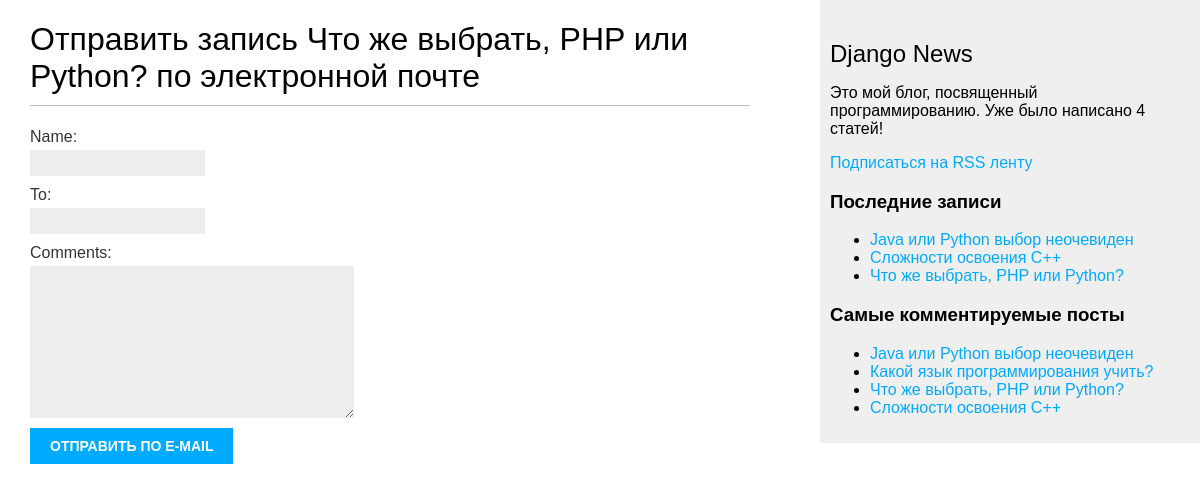
/blog/2/share/, run on an earlier commit of the app's database.
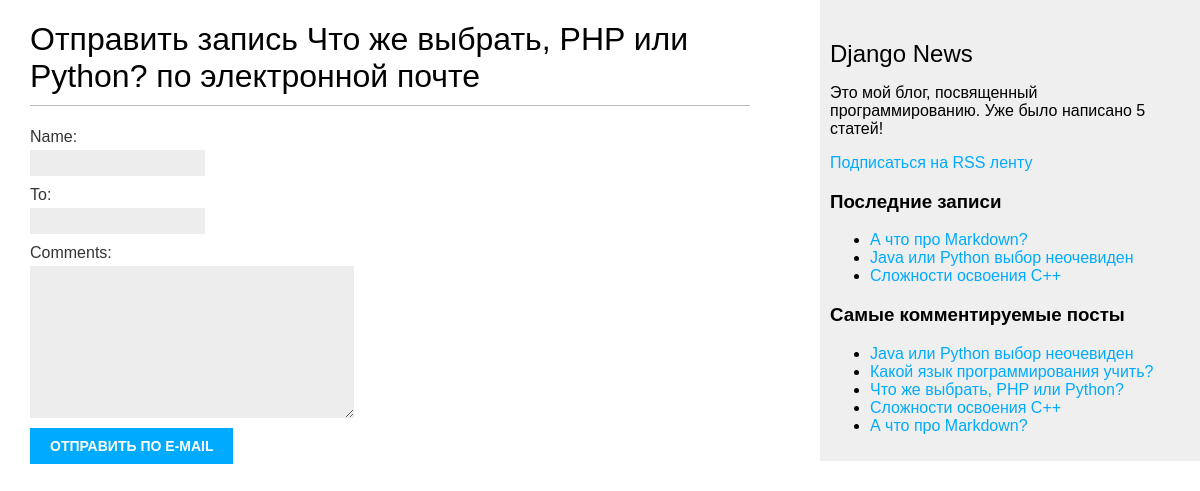
And on a later commit of the database.
### blog/models.py (models this page shows, shortened)
class Post(models.Model):
    class Status(models.TextChoices):
        DRAFT = 'DF', 'Draft'
        PUBLISHED = 'PB', 'Published'
    title = models.CharField(max_length=250)
    slug = models.SlugField(max_length=250,
                            unique_for_date='publish')
    author = models.ForeignKey(User,
                               on_delete=models.CASCADE,
                               related_name='blog_posts')
    body = models.TextField()
    publish = models.DateTimeField(default=timezone.now)
    created = models.DateTimeField(auto_now_add=True)
    updated = models.DateTimeField(auto_now=True)
    status = models.CharField(max_length=2,
                              choices=Status.choices,
                              default=Status.DRAFT)
    tags = TaggableManager()
    objects = models.Manager()
    published = PublishedManager()
    class Meta:
        ordering = ['-publish']
        indexes = [
            models.Index(fields=['-publish'])
        ]
        verbose_name = 'Запись блога'
        verbose_name_plural = 'Записи блога'
    def get_absolute_url(self):
        return reverse('blog:post_detail',
                       args=[self.publish.year,
                             self.publish.month,
                             self.publish.day,
                             self.slug])

### blog/views.py (the view)
def post_share(request, post_id):
    post = get_object_or_404(Post,
                             id=post_id,
                             status=Post.Status.PUBLISHED)
    sent = False
    if request.method == 'POST':
        form = EmailPostForm(request.POST)
        if form.is_valid():
            cd = form.cleaned_data
            post_url = request.build_absolute_uri(
                post.get_absolute_url())
            subject = f"{cd['name']} рекомендует почитать {post.title}"
            message = f"Почитай статью '{post.title}' по адресу {post_url}\n\n " \
                      f"{cd['name']} комментирует: {cd['comments']}"
            send_mail(subject, message, 'romangvaramadze@gmail.com', [cd['to']])
            sent = True
    else:
        form = EmailPostForm()
    return render(request, 'blog/post/share.html',
                  {'post': post,
                   'form': form,
                   'sent': sent})

### blog/forms.py
class EmailPostForm(forms.Form):
    name = forms.CharField(max_length=25)
    to = forms.EmailField()
    comments = forms.CharField(required=False,
                               widget=forms.Textarea)

### blog/models.py (called while the page is built)
    def get_queryset(self):
        return super().get_queryset().filter(status=Post.Status.PUBLISHED)

### blog/templatetags/blog_tags.py (called while the page is built)
@register.simple_tag
def total_posts():
    return Post.published.count()

@register.inclusion_tag('blog/post/latest_posts.html')
def show_latest_posts(count=5):
    latest_posts = Post.published.order_by('-publish')[:count]
    return {'latest_posts': latest_posts}

@register.simple_tag
def get_most_commented_posts(count=5):
    return Post.published.annotate(
        total_comments=Count('comments')
    ).order_by('-total_comments')[:count]

### blog/templates/blog/post/share.html (shortened to what this page needs)
{% extends "blog/base.html" %}
{% block content %}
{% if sent %}
<h1>Сообщение успешно отправлено</h1>
<p>
    "{{post.title}}" было успешно отправлено пользователю {{form.cleaned_data.to}}.
</p>
{% else %}
<h1>Отправить запись {{post.title}} по электронной почте</h1>
<form method="post">
    {{form.as_p}}
    <input type="submit" value="Отправить по e-mail">
</form>
{% endif %}
{% endblock %}

### blog/templates/blog/base.html (shortened to what this page needs)
{% load blog_tags %}
{% load static %}
<!DOCTYPE html>
<html>
<head>
    <link href="{% static 'css/blog.css' %}" rel="stylesheet">
</head>
<body>
<div id="content">
    {% block content %}
    {% endblock %}
</div>
<div id="sidebar">
    <h2><a href="{% url 'blog:post_list' %}" style="color:black">Django News</a></h2>
    <p>
        Это мой блог, посвященный программированию.
        Уже было написано {% total_posts %} статей!
    </p>
    <p>
        <a href="{% url 'blog:post_feed' %}">
            Подписаться на RSS ленту
        </a>
    </p>
    <h3>Последние записи</h3>
    {% show_latest_posts 3 %}
    <h3>Самые комментируемые посты</h3>
    {% get_most_commented_posts as most_commented_posts %}
    <ul>
        {% for post in most_commented_posts %}
        <li>
            <a href="{{post.get_absolute_url}}">{{post.title}}</a>
        </li>
        {% endfor %}
    </ul>
</div>
</body>
</html>

### blog/templates/blog/post/latest_posts.html
<ul>
  {% for post in latest_posts %}
  <li>
    <a href="{{post.get_absolute_url}}">{{post.title}}</a>
  </li>
  {% endfor %}
</ul>

What changed in the data, as far as the page shows it:
no longer on one of the page's lists (row unchanged): Post: title "Что же выбрать, PHP или Python?"
added Post: title "А что про Markdown?"
Also different on the page:
text no longer shown: "4"
text now shown: "5"
